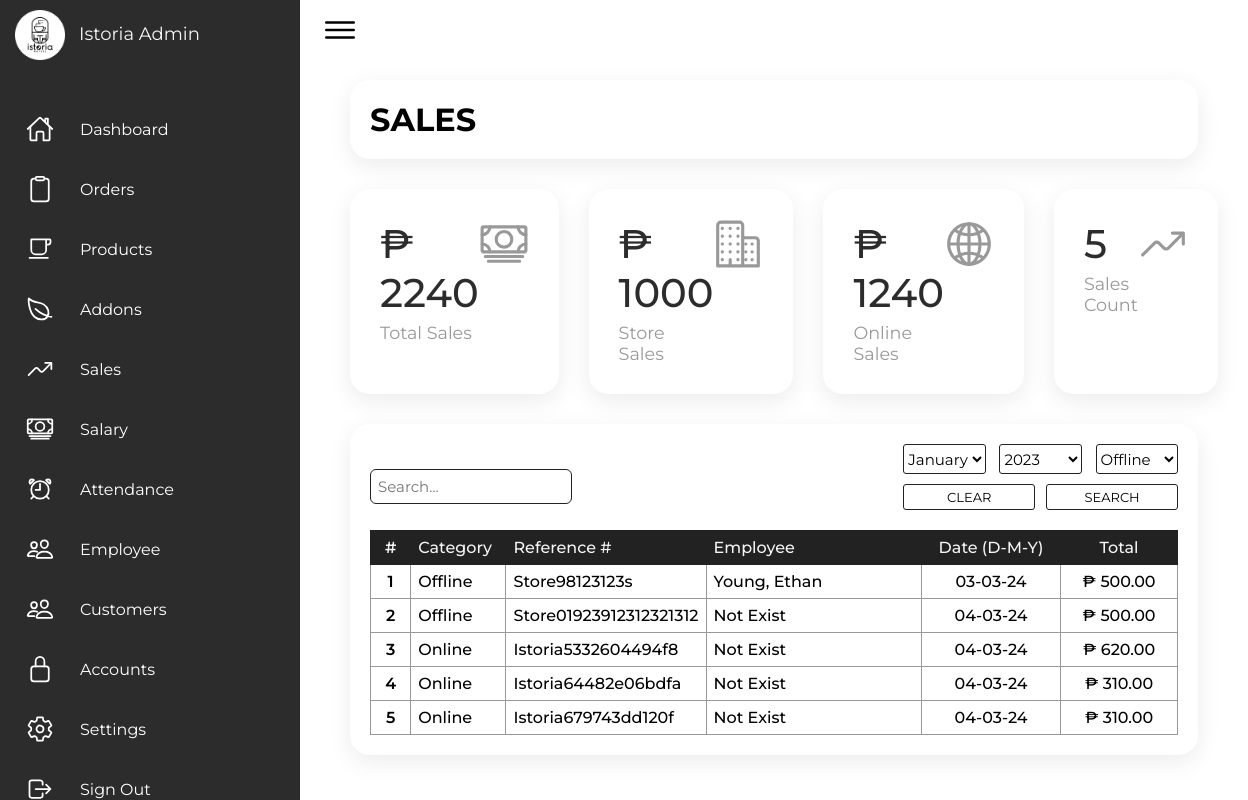
Page /Admin/admin_sales.php (signed in) on the committed database.
### tables this page shows
CREATE TABLE `sales` (
  `id` int(255) NOT NULL,
  `eid` int(255) NOT NULL,
  `total` int(255) NOT NULL,
  `type` varchar(255) NOT NULL,
  `date` varchar(255) NOT NULL,
  `time` varchar(255) NOT NULL,
  `reference` varchar(255) NOT NULL
);

CREATE TABLE `employee` (
  `id` int(255) NOT NULL,
  `eid` int(255) NOT NULL,
  `employee_id` varchar(255) NOT NULL,
  `rank` varchar(255) NOT NULL,
  `name` varchar(255) NOT NULL,
  `gender` varchar(255) NOT NULL,
  `age` varchar(255) NOT NULL,
  `birthdate` varchar(255) NOT NULL,
  `birthplace` varchar(255) NOT NULL,
  `address` varchar(255) NOT NULL,
  `contact` varchar(255) NOT NULL,
  `email` varchar(255) NOT NULL,
  `image` varchar(255) NOT NULL,
  `hire_date` varchar(255) NOT NULL
);

### Admin/admin_sales.php (the view, shortened to what this page needs)
<?php
  include '../connection.php';
?>
<!DOCTYPE html>
<html lang="en">
  <head>
    <link rel="stylesheet" href="../Src/Styles/style_admin.css" />
  </head>
  <body>
    <div class="container">
      <?php include 'sidenav.php' ?>
      <div class="main">
        <div class="topbar">
          <div class="toggle">
            <ion-icon name="menu-outline"></ion-icon>
          </div>
        </div>
        <div class="container-box">
          <h1>SALES</h1>
        </div>
        <div class="salesgraph">
          <div class="cardBox">
          <div class="card">
              <?php
                $total_overall = 0;
                $select_overall = mysqli_query($conn, "SELECT * FROM `sales`") or die ('query failed');
                while ($fetch_overall = mysqli_fetch_assoc($select_overall)){
                    $total_overall += $fetch_overall['total'];
                }
              ?>
              <div>
                <div class="numbers">₱ <?php echo $total_overall ?></div>
                <div class="cardName">Total Sales</div>
              </div>
              <div class="iconBx">
                <ion-icon name="cash-outline"></ion-icon>
              </div>
            </div>
            <div class="card">
              <?php
                $Store_sales = 0;
                $select_store_sales = mysqli_query($conn, "SELECT * FROM `sales` WHERE type = 'offline'") or die ('query failed');
                while ($fetch_store_sales = mysqli_fetch_assoc($select_store_sales)){
                    $Store_sales  += $fetch_store_sales['total'];
                }
              ?>
              <div>
                <div class="numbers">₱ <?php echo $Store_sales  ?></div>
                <div class="cardName">Store Sales</div>
              </div>
              <div class="iconBx">
                <ion-icon name="business-outline"></ion-icon>
              </div>
            </div>
            <div class="card">
              <?php
                $online_sales = 0;
                $select_online_sales = mysqli_query($conn, "SELECT * FROM `sales` WHERE type = 'online'") or die ('query failed');
                while ($fetch_online_sales = mysqli_fetch_assoc($select_online_sales)){
                    $online_sales  += $fetch_online_sales['total'];
                }
              ?>
              <div>
                <div class="numbers">₱ <?php echo $online_sales ?></div>
                <div class="cardName">Online Sales</div>
              </div>
              <div class="iconBx">
                <ion-icon name="globe-outline"></ion-icon>
              </div>
            </div>
            <div class="card">
              <?php
                $select_count_sales = mysqli_query($conn, "SELECT * FROM `sales`") or die ('query failed');
                $fetch_count_sales  = mysqli_num_rows($select_count_sales);
              ?>
              <div>
                <div class="numbers"><?php echo $fetch_count_sales ?></div>
                <div class="cardName">Sales Count</div>
              </div>
              <div class="iconBx">
                <ion-icon name="trending-up-outline"></ion-icon>
              </div>
            </div>
          </div>
        </div>
        <div class="container-box sale-search-table">
          <div class="sales-search">
          <?php
            $selected_type = isset($_POST['type']) ? $_POST['type'] : 'offline';
            if(isset($_POST['search'])) {
              $selected_month = $_POST['month'];
              $selected_year = $_POST['year'];
              $selected_type = $_POST['type'];
              $formatted_date = sprintf('%02d-%02d', $selected_month, substr($selected_year, -2));
              $sql = "SELECT * FROM `sales` WHERE date LIKE '%$formatted_date%' AND type = '$selected_type'";
              $select_sales = mysqli_query($conn, $sql) or die ('Query failed');
            } else {
                $select_sales = mysqli_query($conn, "SELECT * FROM `sales`") or die ('Query failed');
            }
            ?>
          <form method="post" >
            <div class="sales-flex">
              <div class="sales-input">
                <input type="text" name="searchInput" id="searchInput" placeholder="Search...">
              </div>
              <div class="form">
                <div class="col1">
                <select name="month" id="month" required>
                    <?php
                        $months = array(
                            1 => 'January', 2 => 'February', 3 => 'March', 4 => 'April', 5 => 'May',
                            6 => 'June', 7 => 'July', 8 => 'August', 9 => 'September', 10 => 'October',
                            11 => 'November', 12 => 'December'
                        );
                        foreach ($months as $value => $label) {
                            $selected = ($value == $selected_month) ? 'selected' : '';
                            echo "<option value='$value' $selected>$label</option>";
                        }
                    ?>
                </select>
                <select name="year" id="year" required>
                    <?php
                        $current_year = date("Y");
                        for ($year = 2023; $year <= $current_year; $year++) {
                            $selected = ($year == $selected_year) ? 'selected' : '';
                            echo "<option value='$year' $selected>$year</option>";
                        }
                    ?>
                </select>
                <select name="type">
                    <option value="offline" <?php if ($selected_type == 'offline') echo 'selected'; ?>>Offline</option>
                </select>
                </div>
                  <div class="col2">
                    <button type="submit" name="clear">CLEAR</button>
                    <button type="clear" name="search">SEARCH</button>
                </div>
              </div>
            </div>
          </div>
          <table class="sale-search" id="sale-search">
            <thead>
              <tr>
                <th>#</th>
                <th>Category</th>
                <th>Reference #</th>
                <th>Employee</th>
                <th>date (D-M-Y)</th>
                <th>Total</th>
              </tr>
            </thead>
            <tbody>
              <?php
                 $count = 0;
                while ($fetch_sales = mysqli_fetch_assoc($select_sales)){
                  $count++;
                  $eid = $fetch_sales['eid'];
                  if($eid == 0){
                    $name = "Not Exist";
                  }else{
                    $search = $fetch_sales['eid'];
                    $select_employee = mysqli_query($conn, "SELECT * FROM `employee` WHERE eid = ' $search ' ") or die ('Query failed');
                    $fetch_employee = mysqli_fetch_assoc($select_employee);
                    $name = $fetch_employee ['name'];
                  }
              ?>
              <tr>
                <td><?php echo $count  ?></td>
                <td><?php echo $fetch_sales['type'] ?></td>
                <td><?php echo $fetch_sales['reference'] ?></td>
                <td><?php echo $name ?></td>
                <td><?php echo $fetch_sales['date']?></td>
                <td>₱ <?php echo $fetch_sales['total'] ?>.00</td>
              </tr>
            </tbody>
            <?php
              }
            ?>
          </table>
        </div>
      </div>
    </div>
  </body>
</html>

### Src/Styles/style_admin.css (style rules this page uses)
* { font-family: "Montserrat", sans-serif; margin: 0; padding: 0; box-sizing: border-box; }
:root { --gray: #2c2c2c; --white: #fff; --white2: #f5f5f5; --black1: #222; --black2: #999; }
.main { position: absolute; width: calc(100% - 300px); left: 300px; min-height: 100vh; transition: 0.5s; }
.topbar { width: 100%; height: 60px; display: flex; justify-content: space-between; align-items: center; padding: 0 10px; }
.toggle { position: relative; width: 60px; height: 60px; display: flex; justify-content: center; align-items: center; font-size: 2.5rem; cursor: pointer; }
.cardBox { position: relative; width: 100%; padding: 20px; display: grid; grid-template-columns: repeat(4, 1fr); grid-gap: 30px; }
.cardBox .card { position: relative; background: var(--white); padding: 30px; border-radius: 20px; display: flex; justify-content: space-between; cursor: pointer; box-shadow: 0 7px 25px rgba(0, 0, 0, 0.08); }
.cardBox .card .numbers { position: relative; font-weight: 500; font-size: 2.5rem; color: var(--gray); }
.cardBox .card .cardName { color: var(--black2); font-size: 1.1rem; margin-top: 5px; }
.cardBox .card .iconBx { font-size: 50px; color: var(--black2); }
.container-box { margin: 20px 50px; grid-gap: 30px; position: relative; display: grid; background: var(--white); padding: 20px; box-shadow: 0 7px 25px rgba(0, 0, 0, 0.08); border-radius: 20px; }
.salesgraph { margin: -30px 10px 0px 10px; grid-gap: 30px; position: relative; display: grid; padding: 20px; }
.sale-search { margin-top: -10px; border-collapse: collapse; text-transform: capitalize; }
.sale-search tr th { border: 1px solid var(--black1); padding: 7px; background-color: var(--black1); color: var(--white2); }
.sale-search tr td { border: 1px solid var(--black2); padding: 7px; }
.sale-search tr td:first-child, .sale-search tr th:first-child { width: 50px; text-align: center; font-weight: 600; }
.sale-search tr td:last-child, .sale-search tr th:last-child { width: 150px; text-align: center; font-weight: 500; }
.sale-search tr td:nth-child(2), .sale-search tr th:nth-child(2) { width: 100px; text-align: start; font-weight: 500; }
.sale-search tr td:nth-child(3), .sale-search tr th:nth-child(3) { text-align: start; font-weight: 500; }
.sale-search tr td:nth-child(4), .sale-search tr th:nth-child(4) { text-align: start; font-weight: 500; width: 300px; }
.sale-search tr td:nth-child(5), .sale-search tr th:nth-child(5) { text-align: center; font-weight: 500; width: 200px; }
.sales-flex { display: flex; justify-content: space-between; }
.sales-input { width: 50%; }
.sales-input input { width: 50%; padding: 7px; font-size: 15px; border: 1px solid var(--black1); border-radius: 6px; margin-top: 25px; }
.sales-flex .col1 { width: 100%; display: flex; justify-content: space-between; }
.sales-flex .col1 select { width: 30%; border: 1px solid var(--black1); border-radius: 3px; background-color: var(--white); font-size: 15px; height: 30px; }
.sales-flex .col2 { display: flex; justify-content: space-between; }
.sales-flex .col2 button { border: 1px solid var(--black1); border-radius: 3px; background-color: var(--white); font-size: 13px; padding: 4px; width: 48%; margin-top: 10px; }
.sales-flex .form { width: 34%; }
.sale-search-table { margin-top: -10px; }

### rows in the picture
sales: type "Offline", reference "Store98123123s", employee.name "Young, Ethan", date "03-03-24", total "500"
sales: type "Offline", reference "Store01923912312321312", eid "Not Exist", date "04-03-24", total "500"
sales: type "Online", reference "Istoria5332604494f8", eid "Not Exist", date "04-03-24", total "620"
sales: type "Online", reference "Istoria64482e06bdfa", eid "Not Exist", date "04-03-24", total "310"
sales: type "Online", reference "Istoria679743dd120f", eid "Not Exist", date "04-03-24", total "310"

### other values in the picture
$total_overall "2240"
$Store_sales "1000"
$online_sales "1240"
$fetch_count_sales "5"
form field month "January"
form field year "2023"
